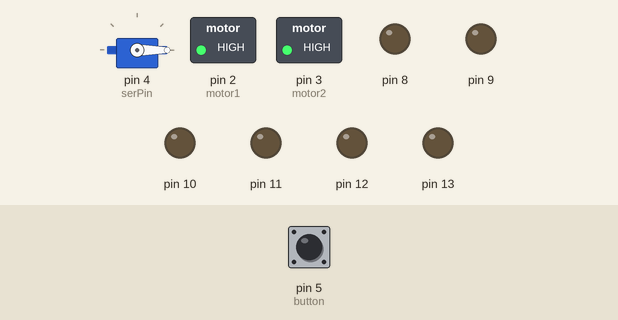
Bench run of a sketch on a simulated Arduino Uno, built with avr-gcc and run on an emulated ATmega328P. Shown: servo, switched loads named in the sketch (green lamp = pin HIGH), output pins drawn as LEDs (lit = HIGH). Dashed ring = blinking. The inputs (shaded band) are chosen by the test bench; at power-on: pin 5 (button) LOW.

Above: at 1.2 s.
1.3 s: pin 5 (button) pulled HIGH for 0.15 s
At 1.45 s:
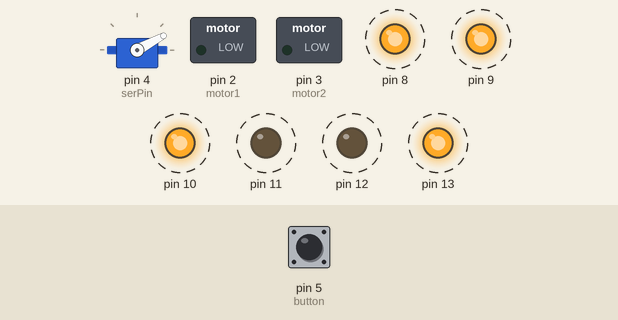
At 5.36 s:
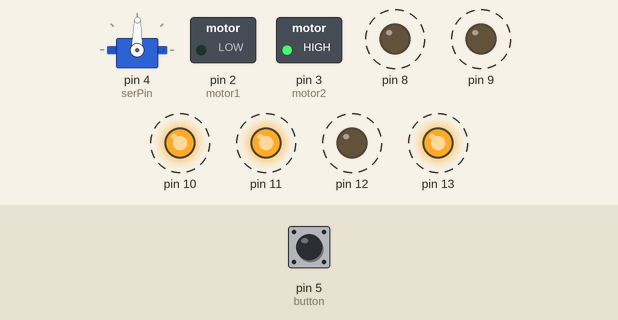
7.3 s: pin 5 (button) pulled HIGH for 1 s
At 7.77 s:
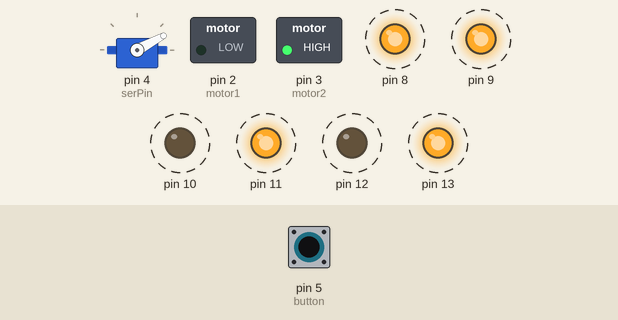
Timing chart, 0 to 24.4 s (numbered marks = the images above; inputs shaded):
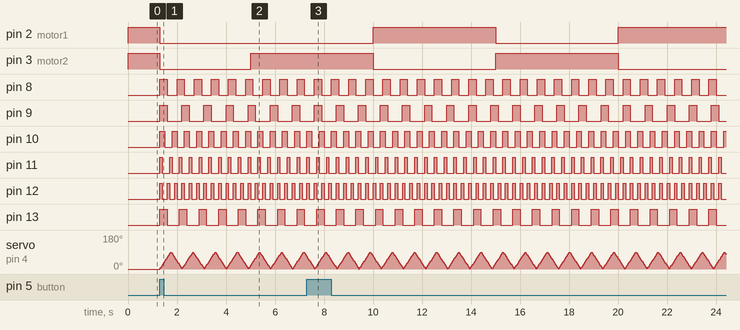

The sketch:

a3_integration.ino
```cpp
/**
 * Project 3 - Integration: ECM
 */

#include <Servo.h>
Servo ser;

// Defining digital pins and variables for servo
const int serPin = 4;
int pos = 0;
int increment = 1;
unsigned long servoPrevUpdateTime= 0;

// Defining digital pin and variables for button
const int button = 5;
int buttonState = 0;
bool buttonPressed = false;

// Defining digital pins DC motor
int motor1 = 2;
int motor2 = 3;

// Initializing variable to store previous time physical output has been updated.
unsigned long previousTime = 0;

/**
 * Class for all variables and functions for blinking LED light.
 */
class LedBlink
{
  // Initializing class member variables to control blinking of LED light
  int LED;
  long onTime;
  long offTime;

  // These maintain the current state
  int LEDState;
  unsigned long ledPrevUpdateTime;

  /**
   * Constructor to initialize all variables for LED light.
   */
  public:
  LedBlink(int pin, long on, long off){
    LED = pin;
    pinMode(LED, OUTPUT);

    onTime = on;
    offTime = off;

    LEDState = LOW;
    ledPrevUpdateTime = 0;
  }

  /**
   * Checking current state of LED light and updating/changing state of LED light when necessary.
   */
  void updateLED(){
    //Getting the current time in milliseconds
    unsigned long currentTime = millis();

    /**
     * When LED light has been ON for the declared amount of time, turn LED OFF. When LED light has been OFF for the declared amount of time, turn LED light ON again.
     */
    if((LEDState == HIGH) && (currentTime - ledPrevUpdateTime >= onTime))
    {
      LEDState = LOW;
      ledPrevUpdateTime = currentTime;
      digitalWrite(LED, LEDState);
    }
    else if ((LEDState == LOW) && (currentTime - ledPrevUpdateTime >= offTime))
    {
      LEDState = HIGH;
      ledPrevUpdateTime = currentTime;
      digitalWrite(LED, LEDState);
    }
  }

  /**
   * Function to turn off LED light.
   */
  void turnOffLED(){
    digitalWrite(LED, LOW);
  }
};


/**
 * Creating instances of the LedBlink class for all 10 LED lights with different pin numbers and on and off times.
 */
LedBlink LED1(22, 300, 600);
LedBlink LED2(24, 200, 400);
LedBlink LED3(26, 300, 400);
LedBlink LED4(28, 100, 300);
LedBlink LED5(8, 300, 400);
LedBlink LED6(9, 300, 600);
LedBlink LED7(10, 200, 300);
LedBlink LED8(11, 100, 300);
LedBlink LED9(12, 100, 200);
LedBlink LED10(13, 300, 500);

/**
 * Function to set up input and output pins for button, DC motors and servo motor.
 */
void setup() {
  // Initializing the DC motor pins to be output pins.
  pinMode(motor1, OUTPUT);
  pinMode(motor2, OUTPUT);
  // Setting both DC motors to be off
  digitalWrite(motor1, HIGH);
  digitalWrite(motor2, HIGH);

  // Initializing the button to be input pin.
  pinMode(button, INPUT);

  // Attaching servo to pin.
  ser.attach(serPin);
  ser.write(pos);
}

/**
 * Loop function for user input and output display.
 */
void loop() {
  // Reading state of the button
  buttonState = digitalRead(button);
  //Getting the current time in milliseconds
  unsigned long currentTime = millis();

  /**
   * Checking if button is pressed by user. If so set button pressed to true.
   */
  if (buttonState == HIGH && buttonPressed == false) {
    buttonPressed = true;
  }

  /**
   * Checking if button has been pressed. If button is pressed, begin all physical outputs and start timer for 35 seconds.
   */
  if (buttonPressed == true){
    // Checking if physical outputs have been running for less than 35 seconds. If still less than 35, continue physical outputs.
    if (currentTime - previousTime <= 35000){
        // Checking if servo sweep position needs to be updated.
        if((currentTime - servoPrevUpdateTime) > 4) {
          servoPrevUpdateTime= millis();
          pos += increment;
          ser.write(pos);
        // Checking if servo has done a full sweep. If so, reverse the direction of the sweep.
        if ((pos >= 90) || (pos <= 0)){
          increment = -increment;
        }
      }

      /**
       *  Changing which DC motor is spinning at every 5 seconds interval.
       */
      if ((currentTime - previousTime > 0) && (currentTime - previousTime <= 5000)){
        turnOnBothMotors();
      }
      else if ((currentTime - previousTime > 5000) && (currentTime - previousTime <= 10000)){
        onlyMotor1();
      }
      else if ((currentTime - previousTime > 10000) && (currentTime - previousTime <= 15000)){
        onlyMotor2();
      }
      else if ((currentTime - previousTime > 15000) && (currentTime - previousTime <= 20000)){
        onlyMotor1();
      }
      else if ((currentTime - previousTime > 20000) && (currentTime - previousTime <= 25000)){
        onlyMotor2();
      }
      else if ((currentTime - previousTime > 25000) && (currentTime - previousTime <= 30000)){
        onlyMotor1();
      }
      else if ((currentTime - previousTime > 30000) && (currentTime - previousTime <= 35000)){
        onlyMotor2();
      }

      /**
       * Blinking all 10 LED lights at different rates and times. Calling update function in LEDBlink class to update LED states.
       */
      LED1.updateLED();
      LED2.updateLED();
      LED3.updateLED();
      LED4.updateLED();
      LED5.updateLED();
      LED6.updateLED();
      LED7.updateLED();
      LED8.updateLED();
      LED9.updateLED();
      LED10.updateLED();
    }
    /**
     * Turning off all physical outputs after 35 seconds.
     */
    else {
      digitalWrite(motor2, HIGH);
      LED1.turnOffLED();
      LED2.turnOffLED();
      LED3.turnOffLED();
      LED4.turnOffLED();
      LED5.turnOffLED();
      LED6.turnOffLED();
      LED7.turnOffLED();
      LED8.turnOffLED();
      LED9.turnOffLED();
      LED10.turnOffLED();
      buttonPressed = false;
      previousTime = millis();
    }
  }
}

/**
 * Function to turn on both DC motors together.
 */
void turnOnBothMotors(){
  digitalWrite(motor1, LOW);
  digitalWrite(motor2, LOW);
}

/**
 * Function to only turn on motor 1.
 */
void onlyMotor1(){
  digitalWrite(motor2, HIGH);
  digitalWrite(motor1, LOW);
}

/**
 * Function to only turn on motor 2.
 */
void onlyMotor2(){
  digitalWrite(motor1, HIGH);
  digitalWrite(motor2, LOW);
}
```

Measured:
- after the input at 1.3 s, pin 2 (motor1): HIGH → LOW at once; pin 3 (motor2): HIGH → LOW at once, → HIGH 3.7 s later; pin 8: alternates HIGH for 0.30 s and LOW for 0.40 s, starting at once; pin 9: alternates HIGH for 0.30 s and LOW for 0.60 s, starting at once; pin 10: alternates HIGH for 0.20 s and LOW for 0.30 s, starting at once
